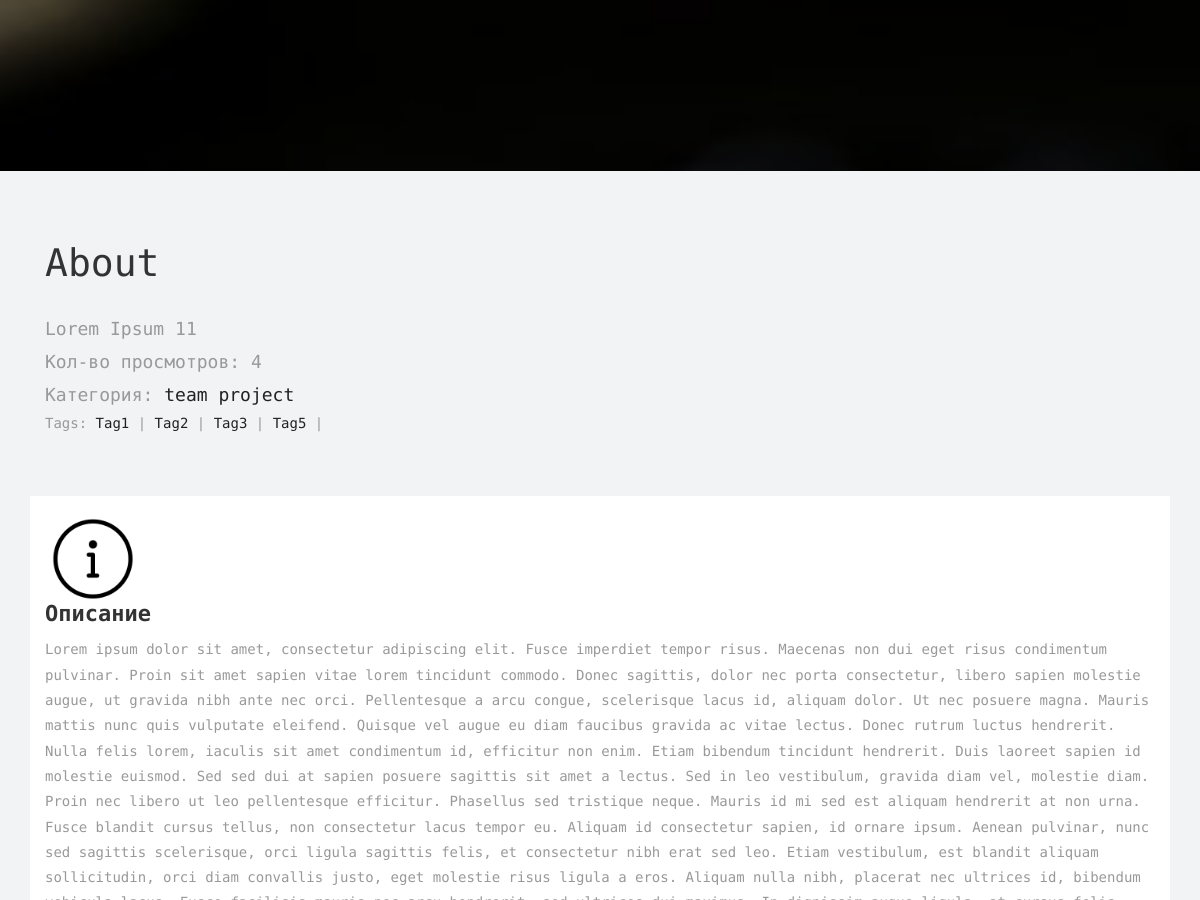
Before: /single/lorem-ipsum-11/ (middle part) with the older database file.
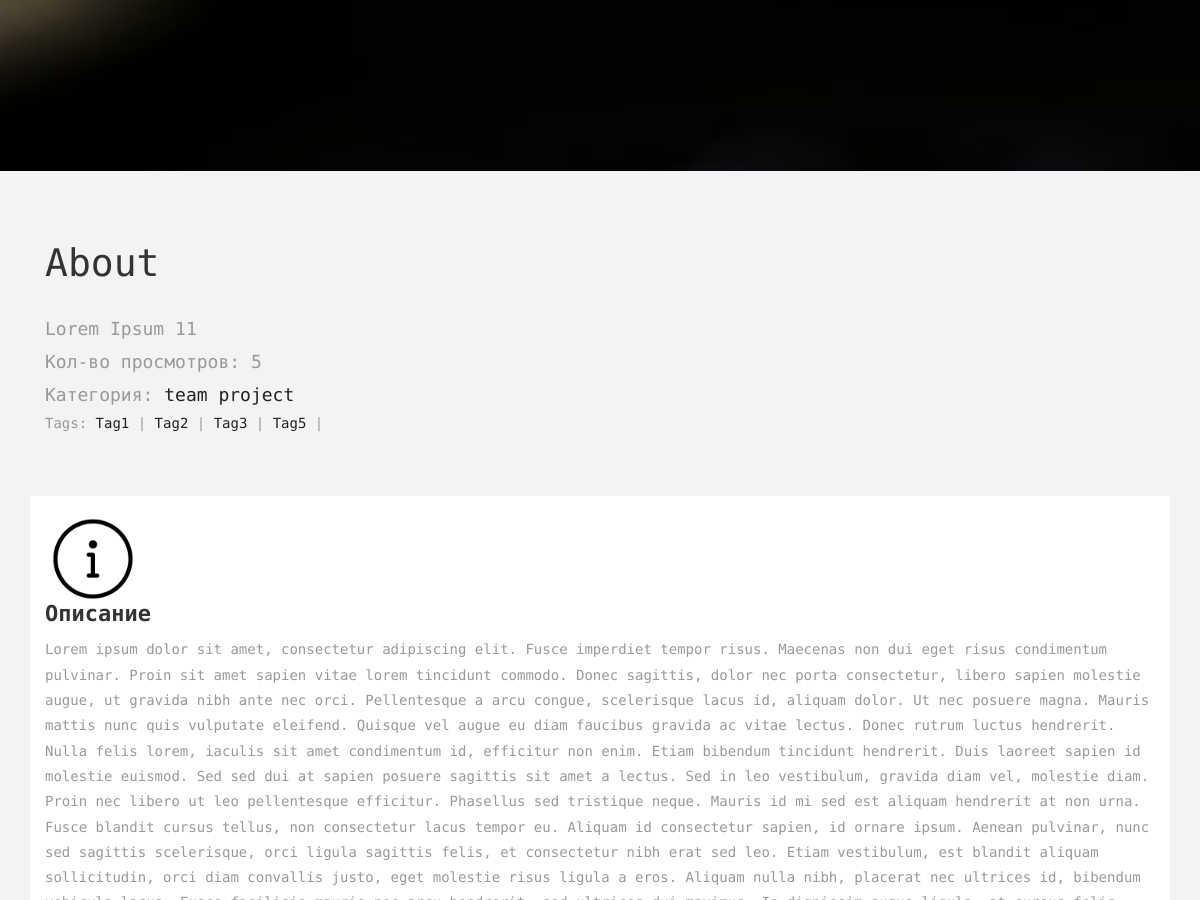
After: the same page with the newer database file.
### portfolio/models.py (models this page shows, shortened)
class Project(models.Model):
    title = models.CharField(max_length=100, verbose_name="Заголовок")
    slug = models.CharField(max_length=100, verbose_name="URL", unique=True)
    content = models.TextField(verbose_name="Описание", blank=True)
    image = models.FileField(upload_to=f"logo/%Y/%m/%d", verbose_name="Картинка", blank=True)
    created_at = models.DateField(auto_now_add=True, verbose_name="Дата создания")
    category = models.ForeignKey(Category, on_delete=models.CASCADE, verbose_name="Категория", related_name="projects")
    tags = models.ManyToManyField(Tag, blank=True, verbose_name="Теги", related_name="projects")
    status = models.BooleanField(default=True, verbose_name="Статус")
    views = models.IntegerField(default=0, verbose_name="К-во просмотров")
    class Meta:
        ordering = ['-created_at']
        db_table = 'projects'
        verbose_name = 'Проект'
        verbose_name_plural = 'Проекты'
    def save(self, *args, **kwargs):
        super().save(*args, **kwargs)
        if self.image:
            with Image.open(self.image) as image:
                image = image.resize((900, 800))
                image.save(self.image.path)

class Category(models.Model):
    title = models.CharField(max_length=255)
    slug = models.SlugField(max_length=255, verbose_name="URL", unique=True)
    def get_absolute_url(self):
        return reverse('category', kwargs={'slug': self.slug})
    class Meta:
        ordering = ['title']
        db_table = 'categories'
        verbose_name = "Категория(ю)"
        verbose_name_plural = "Категории"

### portfolio/views.py (the view)
# urls.py: path('single/<str:slug>/', ProjectView.as_view(), name='single'),
@method_decorator(cache_page(60 * 15), name='dispatch')
class ProjectView(DetailView):
    template_name = 'portfolio/single.html'
    allow_empty = False
    context_object_name = 'item'
    model = Project
    def get_object(self):
        return Project.objects.select_related(
            'category').only(
                'title', 'content',
                'image', 'views',
                'category__slug',
                'category__title'
            ).get(
                slug=self.kwargs['slug']
            )
    def get_context_data(self, **kwargs):
        context = super().get_context_data(**kwargs)
        project = self.get_queryset()[0]
        project.views = F('views') + 1
        project.save()
        context['photos'] = Gallery.objects.filter(
                                project=project.id)
        return context

### portfolio/models.py (called while the page is built)
    def get_absolute_url(self):
        return reverse('tag', kwargs={'slug': self.slug})

### portfolio/templates/portfolio/single.html (shortened to what this page needs)
{% load static %}
{% load porttag %}
<html lang="en">
<head>
    <link rel="stylesheet" href="{% static 'portfolio/css/bootstrap.min.css' %}">
    <link rel="stylesheet" href="{% static 'portfolio/style.css' %}">
    <link rel="stylesheet" href="{% static 'portfolio/css/responsive.css' %}">
    <link rel="stylesheet" href="{% static 'portfolio/css/custom.css' %}">
</head>
<body id="page-top" class="politics_version">
	<section id="title" class="main-banner parallaxie" style="background: url({{ item.image.url }})">
		<div class="heading">
		</div>
	</section>
	<div id="about" class="section lb">
        <div class="container">
            <div class="section-title text-left">
                <h3>About</h3>
                <p>{{ item.title }}</p>
				<p>Кол-во просмотров: {{ item.views }}</p>
                <p>Категория: <a href="{{ item.category.get_absolute_url }}#portfolio">{{ item.category.title }}</a></p>
                {% if item.tags.exists %}
                    Tags:
                        {% for tag in item.tags.all %}
                            <span><a href = "{{ tag.get_absolute_url }}#portfolio">{{ tag.title }}</a> |</span>
                        {% endfor %}
                {% endif %}
            </div>
            <div class="row">
                <div class="col-md-12 services-inner-box" >
					<div class="ser-icon">
						<img src = "{% static 'portfolio/images/info.png'%}" width= "100px" height= "100px"></i>
					</div>
					<h2>Описание</h2>
					<p>{{ item.content }}</p>
				</div>
            </div>
        </div>
    </div>
</body>
</html>

Changed rows visible on the page:
changed Project "Lorem Ipsum 11": views "4" → "5"
